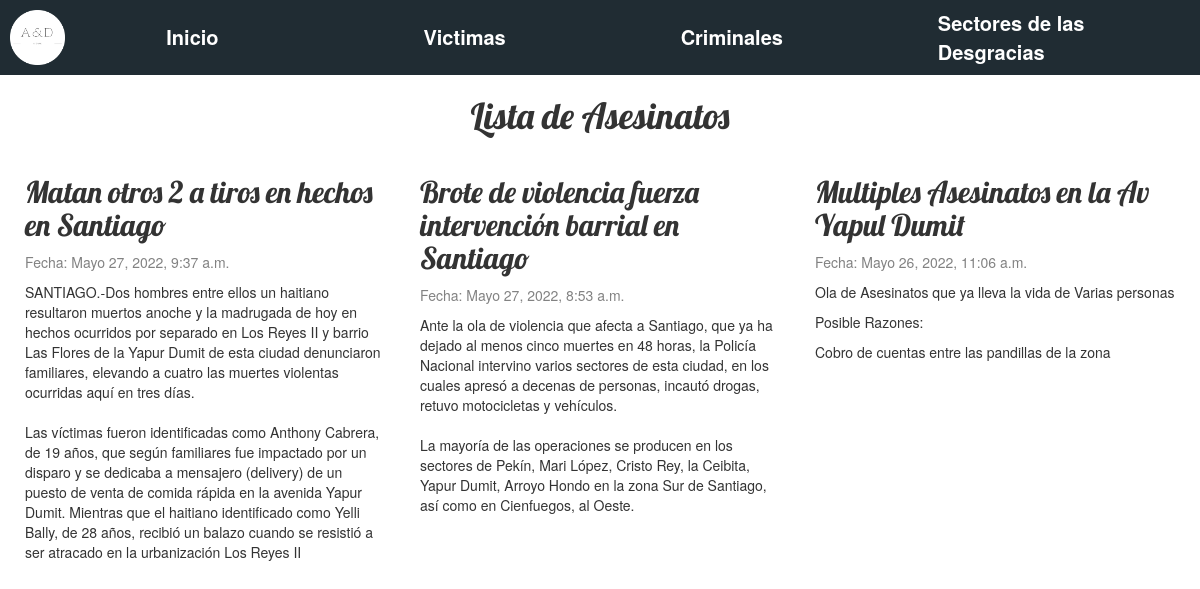
Page /Asesinatos/ on the committed database.
### informes/models.py (models this page shows, shortened)
class crime(models.Model):
		class CrimeType(models.TextChoices):
			MURDERED = 'Asesinato', _('Asesinato')
			STOLE = 'Robo', _('Robo')
		id = models.AutoField(primary_key=True)
		title = models.CharField(max_length=200)
		crime_type = models.CharField(
        max_length = 10,
				choices = CrimeType.choices,
				default = CrimeType.MURDERED,
		)
		text = models.TextField()
		event_date = models.DateTimeField(default=timezone.now)
		reasons = models.TextField(blank=True)
		sector = models.ForeignKey(sector, on_delete=models.CASCADE)

### informes/views.py (the view)
# urls.py: path('Asesinatos/',views.list_asesintos,name='Asesinatos'),
def list_asesintos(request):
	Crimen = crime.objects.filter(crime_type="Asesinato").order_by('-event_date')
	return render(request, 'blog/asesinatos.html', {'Crimenes': Crimen})

### informes/templates/blog/asesinatos.html
{% extends 'blog/base.html' %}
{% block title %}
    <h1>Lista de Asesinatos</h1>
{% endblock %}
{% block content %}
    {% for Crimen in Crimenes %}
        <div class="post">
            <h2>{{ Crimen.title }}</h2>
            <div class="date">
                <p>Fecha: {{ Crimen.event_date }}</p>
            </div>
            <p>{{ Crimen.text|linebreaksbr }}</p>
            {% if Crimen.reasons %}
                <div class="Resons">
                    <p>Posible Razones:</p>
                    <p>{{ Crimen.reasons }}</p>
                </div>
            {% endif %}
        </div>
    {% endfor %}
{% endblock %}

### informes/static/css/blog.css (style rules this page uses)
body { margin: 0px; scroll-behavior: smooth; overflow-y: scroll !important; }
h1 { text-align: center; }
h1, h2, h3, h4 { font-family: 'Lobster', cursive; }
.date { color: #828282; }
.post { padding: 5px 15px; }

### rows in the picture
crime: title "Matan otros 2 a tiros en hechos en Santiago", event_date "Mayo 27, 2022, 9:37 a.m.", text "SANTIAGO.-Dos hombres entre ellos un haitiano resultaron muertos anoche y la madrugada de hoy en hechos ocurridos por separado en Los Reyes II y barrio Las Flores de la Yapur Dumit de esta ciudad denunciaron familiares, elevando a cuatro las muertes violentas ocurridas aquí en tres días. Las víctimas fueron identificadas como Anthony Cabrera, de 19 años, que según familiares fue impactado por un disparo y se dedicaba a mensajero (delivery) de un puesto de venta de comida rápida en la avenida Yapur Dumit. Mientras que el haitiano identificado como Yelli Bally, de 28 años, recibió un balazo cuando se resistió a ser atracado en la urbanización Los Reyes II"
crime: title "Brote de violencia fuerza intervención barrial en Santiago", event_date "Mayo 27, 2022, 8:53 a.m.", text "Ante la ola de violencia que afecta a Santiago, que ya ha dejado al menos cinco muertes en 48 horas, la Policía Nacional intervino varios sectores de esta ciudad, en los cuales apresó a decenas de personas, incautó drogas, retuvo motocicletas y vehículos. La mayoría de las operaciones se producen en los sectores de Pekín, Mari López, Cristo Rey, la Ceibita, Yapur Dumit, Arroyo Hondo en la zona Sur de Santiago, así como en Cienfuegos, al Oeste."
crime: title "Multiples Asesinatos en la Av Yapul Dumit", event_date "Mayo 26, 2022, 11:06 a.m.", text "Ola de Asesinatos que ya lleva la vida de Varias personas", reasons "Cobro de cuentas entre las pandillas de la zona"
